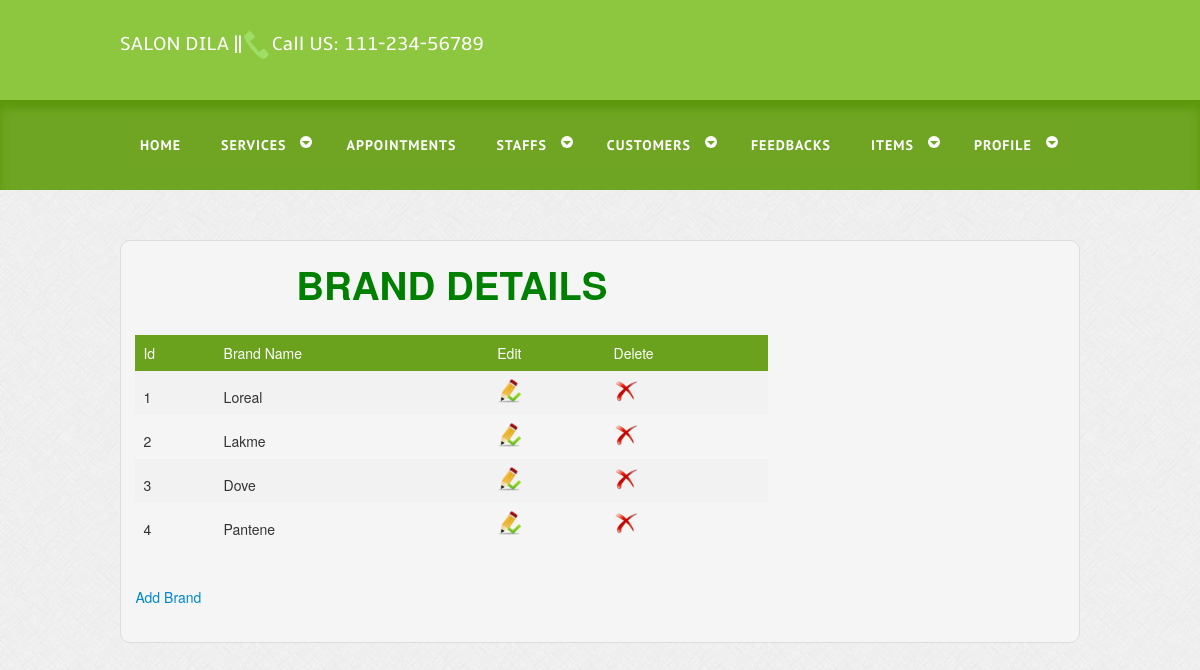
Page /view_brand.php (signed in) on the committed database.
### tables this page shows
CREATE TABLE `tbl_brand` (
  `Brand_id` int(2) NOT NULL,
  `Brand_name` varchar(20) NOT NULL,
  `Status` varchar(8) NOT NULL
);

### view_brand.php (the view, shortened to what this page needs)
<?php
include 'admin_header.php';
?>
				<h1><center><font color="green">BRAND DETAILS</h1><br></font>
</head>
<?php
$res1=mysqli_query($con,"select * from `tbl_brand`");
$row1=mysqli_fetch_array($res1);
if(empty($row1))
{
	echo "<font color=red size=3><center>No Brands Added Yet !!!</font>";
}
else
{
?>
<form name="view_item.php" action="#" method="post" >
<body>
<table width=75% align "center">
<tr><th>Id</th>
<th>Brand Name</th>
<th>Edit</th>
<th>Delete</th>
</tr>
<?php
include 'dbconnect.php';
$results=mysqli_query($con,"select * from `tbl_brand`");
$i=1;
while($row=mysqli_fetch_array($results))
{
	?>
  <?php
echo "<tr><td>$i</td>
<td>$row[Brand_name]</td>
<td><a href='brand_edit.php?uid=$row[Brand_id]'><img src=images/edit.ico width=24px></a></td>";
?>
<td><a href="brand_delete.php?uid=<?php echo $row['Brand_id'];?>" onclick="return confirm('Are you sure??')"><img src="images/DeleteRed.png" width="24px"></td></tr>
<?php
$i++;
}
}
?>
</table>
<br><br><a href="add_brand.php">Add Brand</a>
<br>

### css/style.css (style rules this page uses)
html,body,div,span,applet,object,iframe,h1,h2,h3,h4,h5,h6,p,blockquote,pre,a,abbr,acronym,address,big,cite,code,del,dfn,em,img,ins,kbd,q,s,samp,small,strike,strong,sub,sup,tt,var,b,u,i,dl,dt,dd,ol,nav ul,nav li,fieldset,form,label,legend,table,caption,tbody,tfoot,thead,tr,th,td,article,aside,canvas,details,embed,figure,figcaption,footer,header,hgroup,menu,nav,output,ruby,section,summary,time,mark,audio,video { margin:0;padding:0;border:0;font-size:100%;font:inherit;vertical-align:baseline; }
table { border-collapse:collapse;border-spacing:0; }
a { text-decoration:none; }
img { max-width:100%; }
body { font-family: Arial, Helvetica, sans-serif; background:url(../images/body_bg.jpg); }

### view_brand.php (style rules this page uses)
table { border-collapse: collapse; width: 100%; }
th, td { text-align: left; padding: 8px; }
tr:nth-child(even) { background-color: #f2f2f2 }
th { background-color: #6aa21d; color: white; }

### rows in the picture
tbl_brand: Brand_name "Loreal"
tbl_brand: Brand_name "Lakme"
tbl_brand: Brand_name "Dove"
tbl_brand: Brand_name "Pantene"
